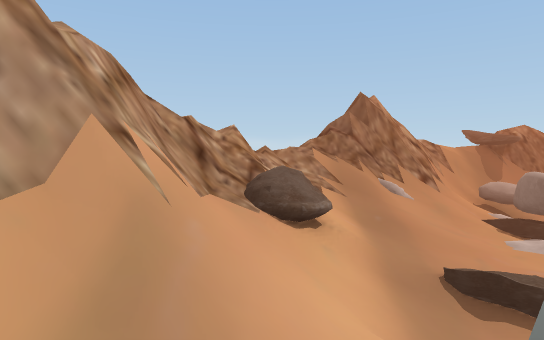
view 1 (above)

12 first-person views from a walk through a scene from a Unity 3-D project. The camera is 1.5 m above the floor, looks level and sees 70° across. The floor is counted in squares, 2 m on a side. Each view is taken from the middle of a square. On the plan, view 1 faces up. The plan holds only what a view shows up to about 12 squares ahead; the rest is blank. The place goes on beyond the plan. Some animated figures are not drawn.

view 2
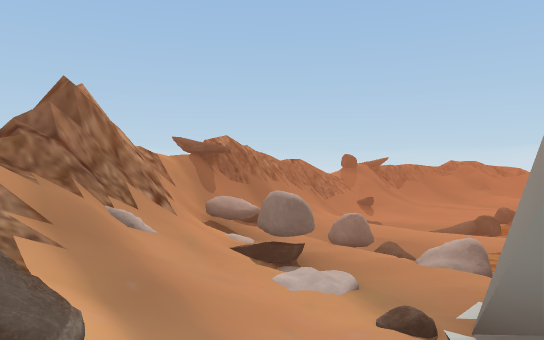

view 3
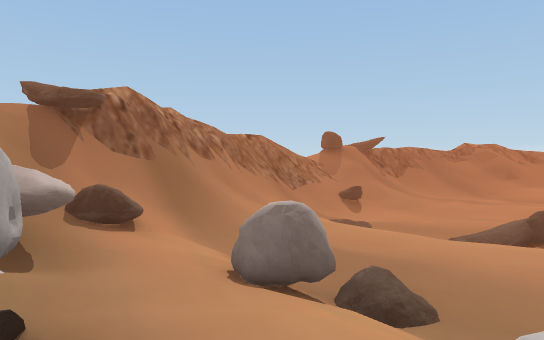

view 4
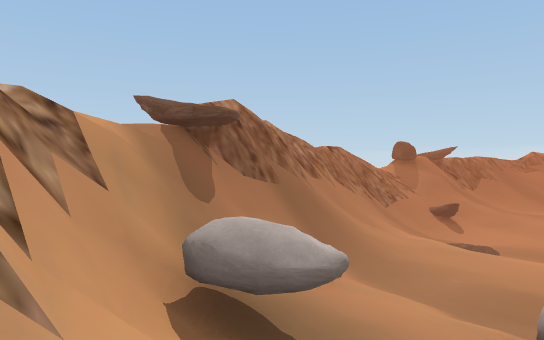

view 5
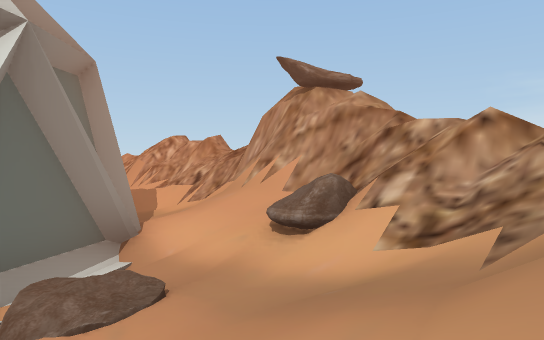

view 6
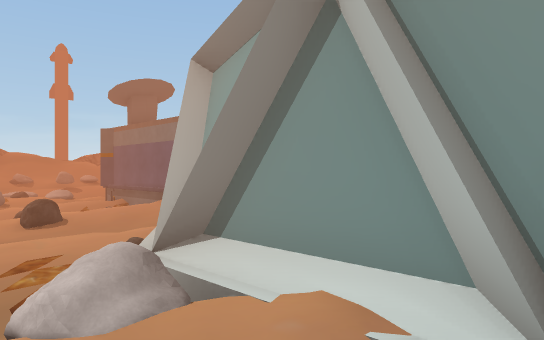

view 7
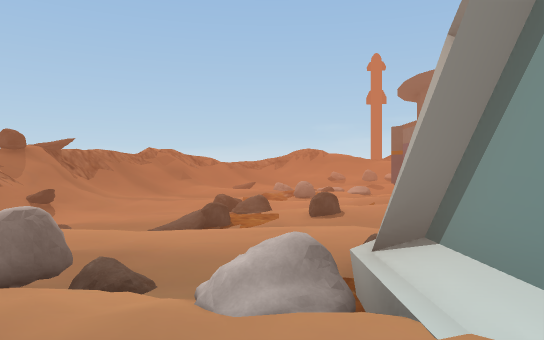

view 8
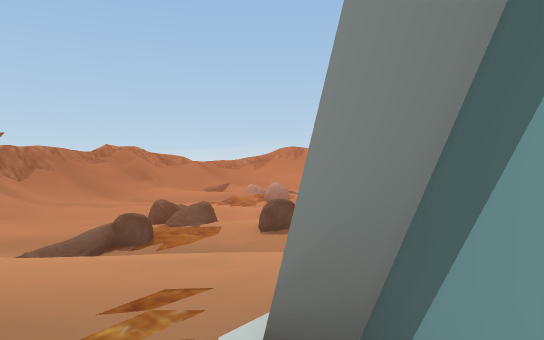

view 9
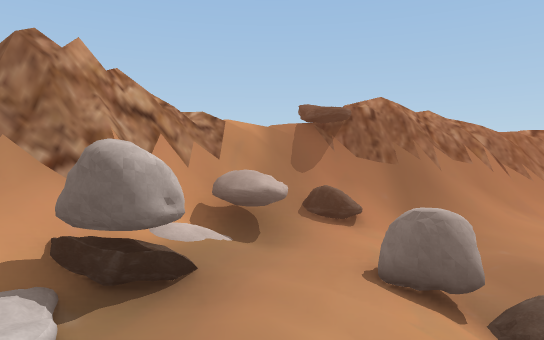

view 10
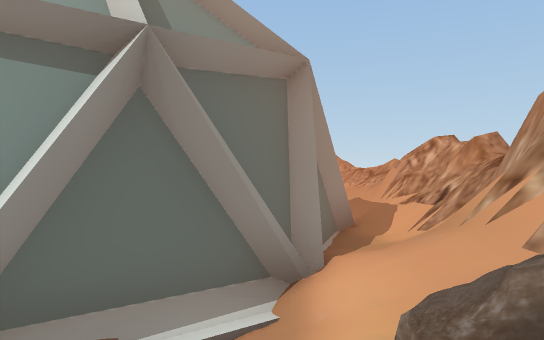

view 11
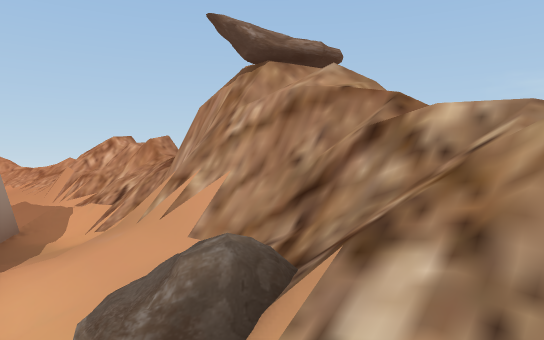

view 12
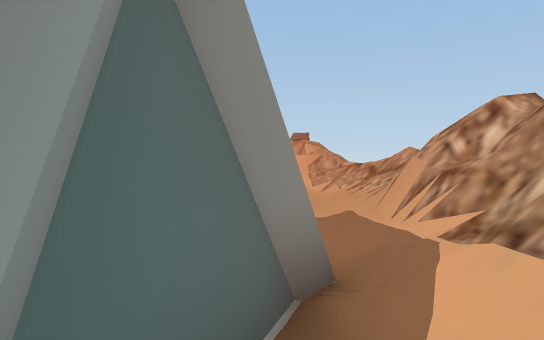

### Floor plan
Key: @ floor where view 1 was taken; # wall or solid block; . main floor; : floor 0.25 m higher than the main floor; - floor 0.25 m lower than the main floor; + floor 0.5 m higher than the main floor; _ floor 0.5 m lower than the main floor; * floor 0.75 m higher than the main floor; & floor 1.75 m higher than the main floor; $ floor 3.5 m higher than the main floor; / step, stairs or slope; = window, fence, low wall or low ledge; ^ raised ledge; v drop or lower ground; O other object.
Columns run from 2 left of view 1 to 18 right of it. Each row starts with its distance up from view 1.
 12           vv#=$ O
 11        =###====&O/##
 10       #=###=//////==
  9      ##==///.-.O////
  8     ##/OO.../_--/: /
  7   /=##/+:-../---/: ./
  6   ////O+OO.../.-/: .+
  5  #=//*O+/-.._O.OO.-.
  4  =O/*++/O-.:_.O /.-.
  3 ##//////+#/:-O: ...O
  2 ##///### #//-:+ :/.:
  1 #//###      /// /:
  0 =/@#          #^##
 -1 =###
 -2 ==#
 -3 #/
 -4 #/
 -5 //
 -6 //
 -7 //
 -8 //
 -9 ==
-10  O

Positions as (right, up) in squares from view 1, and headings:
1: (0, 0), facing up
2: (0, 2), facing up-right
3: (4, 4), facing up-right
4: (3, 6), facing up-right
5: (3, 6), facing down-left
6: (3, 5), facing down-right
7: (3, 4), facing right
8: (5, 3), facing right
9: (5, 3), facing up
10: (1, 5), facing down
11: (1, 5), facing down-left
12: (0, 1), facing down
